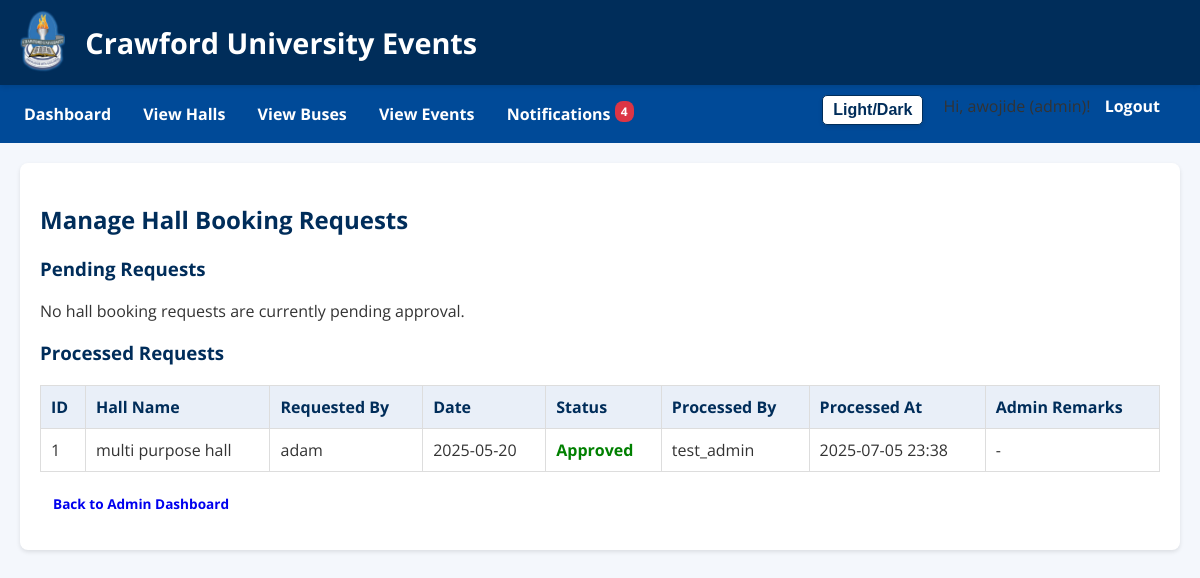
Screenshot of /admin/hall_bookings (signed in) with the database file from the repository.
### models.py (models this page shows, shortened)
class HallBooking(db.Model):
    id = db.Column(db.Integer, primary_key=True)
    hall_id = db.Column(db.Integer, db.ForeignKey('hall.id'), nullable=False)
    student_id = db.Column(db.Integer, db.ForeignKey('user.id'), nullable=False)
    event_id = db.Column(db.Integer, db.ForeignKey('event.id'), nullable=True)
    requested_date = db.Column(db.Date, nullable=False)
    start_time = db.Column(db.Time, nullable=False)
    end_time = db.Column(db.Time, nullable=False)
    purpose = db.Column(db.Text, nullable=False)
    status = db.Column(db.String(50), nullable=False, default='Pending')
    timestamp = db.Column(db.DateTime, nullable=False, default=datetime.utcnow)
    processed_by_admin_id = db.Column(db.Integer, db.ForeignKey('user.id'), nullable=True)
    processed_timestamp = db.Column(db.DateTime, nullable=True)
    admin_remarks = db.Column(db.Text, nullable=True)
    processor = db.relationship('User', foreign_keys=[processed_by_admin_id], lazy='select')

class Hall(db.Model):
    id = db.Column(db.Integer, primary_key=True)
    name = db.Column(db.String(100), unique=True, nullable=False)
    capacity = db.Column(db.Integer, nullable=False)
    location_details = db.Column(db.Text, nullable=True)
    bookings = db.relationship('HallBooking', backref='hall', lazy='dynamic', cascade="all, delete-orphan")

class User(db.Model, UserMixin):
    id = db.Column(db.Integer, primary_key=True)
    username = db.Column(db.String(80), unique=True, nullable=False)
    email = db.Column(db.String(120), unique=True, nullable=False)
    image_file = db.Column(db.String(20), nullable=False, default='default.jpg')
    password_hash = db.Column(db.String(256), nullable=False)
    role = db.Column(db.String(20), nullable=False, default='student')
    hall_bookings_made = db.relationship('HallBooking', foreign_keys='HallBooking.student_id', backref='requester', lazy='dynamic')
    bus_bookings_made = db.relationship('BusBooking', foreign_keys='BusBooking.student_id', backref='requester', lazy='dynamic')
    registrations = db.relationship('Registration', backref='user', lazy=True)
    events_dsa_approved = db.relationship('Event', foreign_keys='Event.dsa_approver_id', back_populates='dsa_approver', lazy=True)
    events_vc_approved = db.relationship('Event', foreign_keys='Event.vc_approver_id', back_populates='vc_approver', lazy=True)
    created_events = db.relationship('Event', foreign_keys='Event.created_by', back_populates='creator', lazy=True)

### app.py (the view)
@app.route('/admin/hall_bookings', methods=['GET'])
@login_required
@admin_required
def admin_manage_hall_bookings():
    pending_bookings = HallBooking.query.filter_by(status='Pending').order_by(HallBooking.requested_date, HallBooking.start_time).all()
    processed_bookings = HallBooking.query.filter(HallBooking.status != 'Pending').order_by(HallBooking.processed_timestamp.desc(), HallBooking.requested_date.desc()).all()
    return render_template('admin_manage_hall_bookings.html', pending_bookings=pending_bookings, processed_bookings=processed_bookings)

### app.py (called while the page is built)
@login_manager.user_loader
def load_user(user_id):
    return db.session.get(User, int(user_id))

def admin_required(f):
    @wraps(f)
    def decorated_function(*args, **kwargs):
        if not current_user.is_authenticated or current_user.role != 'admin':
            flash('You do not have permission to access this page.', 'danger')
            return redirect(url_for('dashboard'))
        return f(*args, **kwargs)
    return decorated_function

@app.context_processor
def inject_unread_notifications_count():
    if current_user.is_authenticated:
        unread_count = Notification.query.filter_by(user_id=current_user.id, is_read=False).count()
        return dict(unread_notifications_count=unread_count)
    return dict(unread_notifications_count=0)

@app.context_processor
def inject_now():
    return {'now': datetime.now(UTC)} # Make current UTC time available in templates

### templates/admin_manage_hall_bookings.html (shortened to what this page needs)
{% extends "base.html" %}
{% block content %}
    <h2>Manage Hall Booking Requests</h2>
    <h3>Pending Requests</h3>
    {% if pending_bookings %}
        <table border="1" style="width:100%; border-collapse: collapse; margin-bottom: 30px;">
            <thead>
                <tr>
                    <th>ID</th>
                    <th>Hall Name</th>
                    <th>Requested By</th>
                    <th>Date</th>
                    <th>Time Slot</th>
                    <th>Purpose</th>
                    <th>Submitted</th>
                    <th>Actions</th>
                </tr>
            </thead>
            <tbody>
                {% for booking in pending_bookings %}
                <tr>
                    <td>{{ booking.id }}</td>
                    <td>{{ booking.hall.name if booking.hall else 'N/A' }}</td>
                    <td>{{ booking.requester.username if booking.requester else 'N/A' }}</td>
                    <td>{{ booking.requested_date.strftime('%Y-%m-%d') }}</td>
                    <td>{{ booking.start_time.strftime('%H:%M') }} - {{ booking.end_time.strftime('%H:%M') }}</td>
                    <td>{{ booking.purpose | truncate(50) }}</td>
                    <td>{{ booking.timestamp.strftime('%Y-%m-%d %H:%M') if booking.timestamp else 'N/A' }}</td>
                    <td>
                        <form method="POST" action="{{ url_for('admin_approve_hall_booking', booking_id=booking.id) }}" style="display:inline;">
                            <input type="hidden" name="csrf_token" value="{{ csrf_token() }}">
                            <button type="submit" style="background-color: green; color: white; padding: 5px 10px; border-radius: 5px; border: none; cursor: pointer;">Approve</button>
                        </form>
                        <form method="POST" action="{{ url_for('admin_reject_hall_booking', booking_id=booking.id) }}" style="display:inline;">
                            <input type="hidden" name="csrf_token" value="{{ csrf_token() }}">
                            <button type="submit" style="background-color: red; color: white; padding: 5px 10px; border-radius: 5px; border: none; cursor: pointer;">Reject</button>
                        </form>
                    </td>
                </tr>
                {% endfor %}
            </tbody>
        </table>
    {% else %}
        <p>No hall booking requests are currently pending approval.</p>
    {% endif %}
    <h3>Processed Requests</h3>
    {% if processed_bookings %}
        <table border="1" style="width:100%; border-collapse: collapse;">
            <thead>
                <tr>
                    <th>ID</th>
                    <th>Hall Name</th>
                    <th>Requested By</th>
                    <th>Date</th>
                    <th>Status</th>
                    <th>Processed By</th>
                    <th>Processed At</th>
                    <th>Admin Remarks</th>
                </tr>
            </thead>
            <tbody>
                {% for booking in processed_bookings %}
                <tr>
                    <td>{{ booking.id }}</td>
                    <td>{{ booking.hall.name if booking.hall else 'N/A' }}</td>
                    <td>{{ booking.requester.username if booking.requester else 'N/A' }}</td>
                    <td>{{ booking.requested_date.strftime('%Y-%m-%d') }}</td>
                    <td>
                        <strong
                            {% if booking.status == 'Approved' %} style="color: green;"
                            {% elif booking.status == 'Rejected' or booking.status == 'Cancelled by Admin' %} style="color: red;"
                            {% else %} style="color: dimgray;"
                            {% endif %}>
                            {{ booking.status }}
                        </strong>
                    </td>
                    <td>{{ booking.processor.username if booking.processor else '-' }}</td>
                    <td>{{ booking.processed_timestamp.strftime('%Y-%m-%d %H:%M') if booking.processed_timestamp else '-'}}</td>
                    <td>{{ booking.admin_remarks if booking.admin_remarks else '-' }}</td>
                </tr>
                {% endfor %}
            </tbody>
        </table>
    {% else %}
        <p>No hall booking requests have been processed yet.</p>
    {% endif %}
    <p style="margin-top: 20px;">
        <a href="{{ url_for('admin_dashboard') }}" class="button-link-styled">Back to Admin Dashboard</a>
    </p>
{% endblock %}

### static/css/school_theme.css (style rules this page uses)
:root { --primary-blue: #002D5A; --secondary-blue: #004A98; --button-hover-blue: #003366; --accent-blue-light: #e9eff8; --text-on-dark-bg: #ffffff; --text-on-light-bg: #333333; --heading-text-color: var(--primary-blue); --table-header-text: var(--primary-blue); --page-bg: #f4f7fc; --content-bg: #ffffff; --border-color: #dddddd; --link-color: var(--secondary-blue); --link-hover-color: var(--primary-blue); --flash-success-bg: #d4edda; --flash-success-text: #155724; --flash-success-border: #c3e6cb; --flash-danger-bg: #f8d7da; --flash-danger-text: #721c24; --flash-danger-border: #f5c6cb; --flash-warning-bg: #fff3cd; --flash-warning-text: #856404; --flash-warning-border: #ffeeba; --flash-info-bg: #d1ecf1; --flash-info-text: #0c5460; --flash-info-border: #bee5eb; --theme-transition-duration: 0.3s; }
body { font-family: 'Open Sans', sans-serif; margin: 0; padding: 0; background-color: var(--page-bg); color: var(--text-on-light-bg); transition: background-color var(--theme-transition-duration), color var(--theme-transition-duration); }
h1, h2, h3, h4, h5, h6 { font-family: 'Open Sans', sans-serif; }
h2, h3 { color: var(--heading-text-color); transition: color var(--theme-transition-duration); }
table { width: 100%; border-collapse: collapse; margin-top: 20px; }
th, td { border: 1px solid var(--border-color); padding: 10px; text-align: left; transition: border-color var(--theme-transition-duration), color var(--theme-transition-duration); }
th { background-color: var(--accent-blue-light); color: var(--table-header-text); transition: background-color var(--theme-transition-duration), color var(--theme-transition-duration); }
.button-link-styled { padding: 6px 12px; text-decoration: none; border-radius: 4px; font-size: 0.85em; font-weight: bold; text-align: center; transition: background-color 0.2s ease-out, color 0.2s ease-out, border-color 0.2s ease-out, transform 0.15s ease-out; border: 1px solid transparent; }

### rows the page displays
HallBooking: id "1", hall "multi purpose hall", requester "adam", requested_date "2025-05-20", status "Approved", processor "test_admin", processed_timestamp "2025-07-05 23:38", admin_remarks "-"

### other values shown
{{ unread_notifications_count }} "4"
